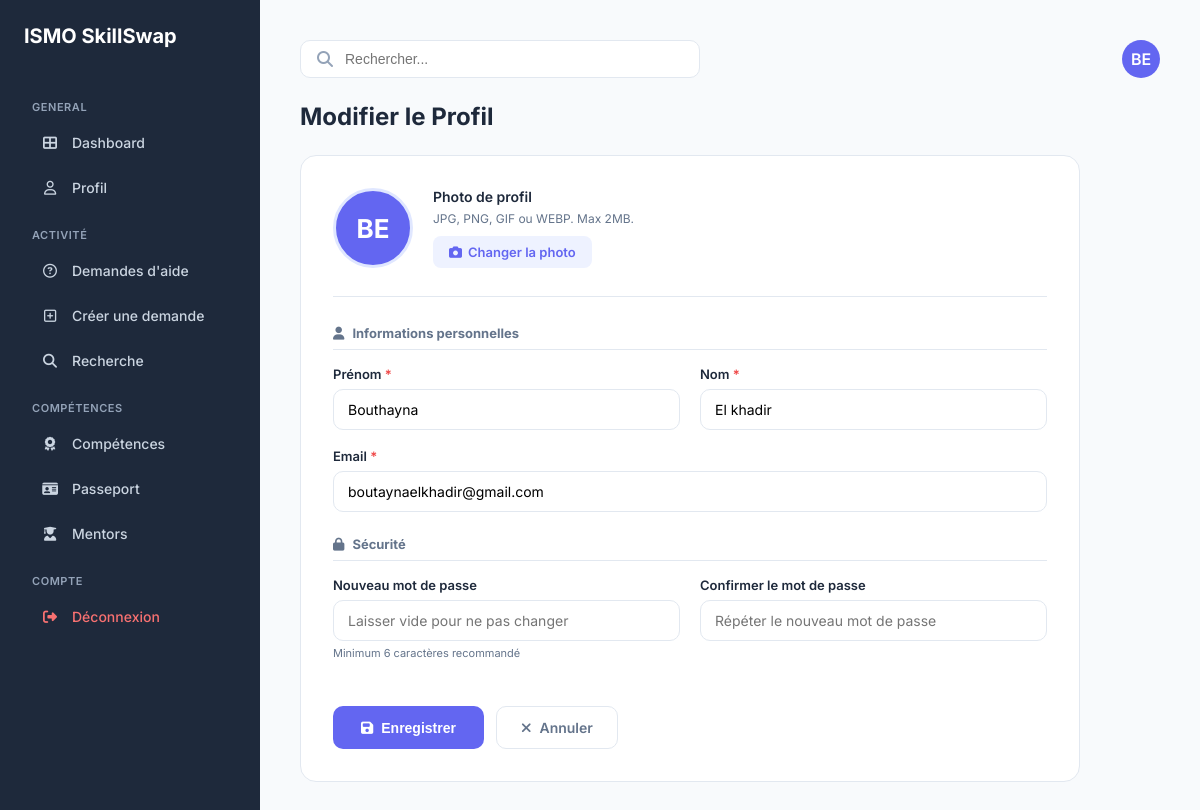
The app's page /modifier_profil.php (signed in) with its own data.
### tables this page shows
CREATE TABLE `utilisateur` (
  `id_utilisateur` int NOT NULL,
  `nom_uti` varchar(50) DEFAULT NULL,
  `prenom_uti` varchar(50) DEFAULT NULL,
  `email_uti` varchar(100) DEFAULT NULL,
  `pwd_uti` varchar(255) DEFAULT NULL,
  `role` enum('stagiaire','formateur','admin') DEFAULT NULL,
  `photo` varchar(255) DEFAULT 'default.png',
  `is_verified` tinyint(1) DEFAULT '0'
);

### modifier_profil.php (the view, shortened to what this page needs)
<?php
require_once 'config.php';
$userId   = $_SESSION['user_id'];
$userRole = $_SESSION['user_role'];
$themeClass = 'theme-stagiaire';
$queryUser = $pdo->prepare("SELECT * FROM utilisateur WHERE id_utilisateur = ?");
$queryUser->execute([$userId]);
$user     = $queryUser->fetch();
$initials = strtoupper(substr($user['prenom_uti'], 0, 1) . substr($user['nom_uti'], 0, 1));
?>
<!DOCTYPE html>
<html lang="fr">
<head>
    <link rel="stylesheet" href="https://cdnjs.cloudflare.com/ajax/libs/font-awesome/6.4.0/css/all.min.css">
</head>
<body class="<?php echo $themeClass; ?>">
<?php if($userRole==="stagiaire")include 'sidebarstgpass.php'; ?>
<main class="main">
    <header>
        <div class="search-box">
            <i class="fas fa-search" style="color:#94a3b8;"></i>
            <input type="text" placeholder="Rechercher...">
        </div>
        <a href="profil.php" class="avatar-top">
            <?php if (!empty($user['photo']) && $user['photo'] !== 'default.png' && file_exists('uploads/' . $user['photo'])): ?>
                <img src="uploads/<?php echo htmlspecialchars($user['photo']); ?>" alt="Avatar">
            <?php else: ?>
                <?php echo $initials; ?>
            <?php endif; ?>
        </a>
    </header>
    <h1 class="page-title">Modifier le Profil</h1>
    <div class="edit-card">
        <form method="POST" action="modifier_profil.php" enctype="multipart/form-data">
            <div class="avatar-upload">
                <div class="avatar-preview" id="avatarPreview">
                    <?php if (!empty($user['photo']) && $user['photo'] !== 'default.png' && file_exists('uploads/' . $user['photo'])): ?>
                        <img src="uploads/<?php echo htmlspecialchars($user['photo']); ?>" alt="Avatar">
                    <?php else: ?>
                        <?php echo $initials; ?>
                    <?php endif; ?>
                </div>
                <div class="upload-info">
                    <h4>Photo de profil</h4>
                    <p>JPG, PNG, GIF ou WEBP. Max 2MB.</p>
                    <label for="photoInput" class="btn-upload-label">
                        <i class="fas fa-camera"></i> Changer la photo
                    </label>
                </div>
            </div>
            <div class="section-sep"><i class="fas fa-user"></i> Informations personnelles</div>
            <div class="form-grid">
                <div class="form-group">
                    <label>Prénom <span style="color:var(--red);">*</span></label>
                    <input type="text" name="prenom" value="<?php echo htmlspecialchars($user['prenom_uti']); ?>" required>
                </div>
                <div class="form-group">
                    <label>Nom <span style="color:var(--red);">*</span></label>
                    <input type="text" name="nom" value="<?php echo htmlspecialchars($user['nom_uti']); ?>" required>
                </div>
            </div>
            <div class="form-group">
                <label>Email <span style="color:var(--red);">*</span></label>
                <input type="email" name="email" value="<?php echo htmlspecialchars($user['email_uti']); ?>" required>
            </div>
            <div class="section-sep"><i class="fas fa-lock"></i> Sécurité</div>
            <div class="form-grid">
                <div class="form-group">
                    <label>Nouveau mot de passe</label>
                    <input type="password" name="password" placeholder="Laisser vide pour ne pas changer">
                    <p class="hint">Minimum 6 caractères recommandé</p>
                </div>
                <div class="form-group">
                    <label>Confirmer le mot de passe</label>
                    <input type="password" name="password2" placeholder="Répéter le nouveau mot de passe">
                </div>
            </div>
            <div class="btn-group">
                <button type="submit" class="btn-save"><i class="fas fa-save"></i> Enregistrer</button>
                <a href="profil.php" class="btn-cancel"><i class="fas fa-times"></i> Annuler</a>
            </div>
        </form>
    </div>
</main>
</body>
</html>

### modifier_profil.php (style rules this page uses)
.theme-stagiaire { --sidebar-bg:#1e293b; --primary:#6366f1; --primary-hover:#4f46e5; }
:root { --main-bg: #f8fafc; --border: #e2e8f0; --text-main: #1e293b; --text-muted:#64748b; --green: #22c55e; --red: #ef4444; --yellow: #f59e0b; }
* { box-sizing: border-box; margin: 0; padding: 0; }
body { display: flex; background: var(--main-bg); font-family: 'Inter', sans-serif; min-height: 100vh; color: var(--text-main); }
.main { flex: 1; padding: 40px; display: flex; flex-direction: column; gap: 24px; overflow-y: auto; }
header { display: flex; justify-content: space-between; align-items: center; }
.search-box { background: white; padding: 10px 16px; border-radius: 10px; border: 1px solid var(--border); flex: 1; max-width: 400px; display: flex; align-items: center; }
.search-box input { border: none; outline: none; margin-left: 12px; width: 100%; font-size: 14px; }
.avatar-top { width: 38px; height: 38px; background: var(--primary); color: white; border-radius: 50%; display: flex; align-items: center; justify-content: center; font-weight: 600; text-decoration: none; overflow: hidden; }
.page-title { font-size: 24px; font-weight: 700; }
.edit-card { background: white; border-radius: 16px; border: 1px solid var(--border); padding: 32px; max-width: 780px; }
.avatar-upload { display: flex; align-items: center; gap: 20px; margin-bottom: 28px; padding-bottom: 28px; border-bottom: 1px solid var(--border); }
.avatar-preview { width: 80px; height: 80px; border-radius: 50%; background: var(--primary); color: white; display: flex; align-items: center; justify-content: center; font-size: 26px; font-weight: 700; flex-shrink: 0; overflow: hidden; border: 3px solid #e0e7ff; }
.upload-info h4 { font-size: 14px; font-weight: 600; margin-bottom: 6px; }
.upload-info p { font-size: 12px; color: var(--text-muted); margin-bottom: 10px; }
.btn-upload-label { display: inline-flex; align-items: center; gap: 6px; background: #eef2ff; color: var(--primary); padding: 8px 16px; border-radius: 8px; font-size: 13px; font-weight: 600; cursor: pointer; transition: 0.2s; }
.section-sep { font-size: 13px; font-weight: 700; color: var(--text-muted); margin: 24px 0 16px; padding-bottom: 8px; border-bottom: 1px solid var(--border); display: flex; align-items: center; gap: 8px; }
.form-grid { display: grid; grid-template-columns: 1fr 1fr; gap: 20px; }
.form-group { margin-bottom: 18px; }
.form-group label { display: block; font-size: 13px; font-weight: 600; margin-bottom: 7px; }
.form-group input, .form-group select { width: 100%; padding: 11px 14px; border: 1px solid var(--border); border-radius: 10px; font-size: 14px; font-family: inherit; outline: none; background: white; transition: 0.2s; }
.form-group .hint { font-size: 11px; color: var(--text-muted); margin-top: 5px; }
.btn-group { display: flex; gap: 12px; margin-top: 28px; }
.btn-save { background: var(--primary); color: white; padding: 12px 28px; border-radius: 10px; border: none; font-size: 14px; font-weight: 600; cursor: pointer; display: flex; align-items: center; gap: 8px; transition: 0.2s; }
.btn-cancel { background: white; color: var(--text-muted); padding: 12px 24px; border-radius: 10px; border: 1px solid var(--border); text-decoration: none; font-size: 14px; font-weight: 600; display: flex; align-items: center; gap: 8px; }

### records on screen
utilisateur: initials "BE", prenom "Bouthayna", nom "El khadir", email "boutaynaelkhadir@gmail.com"
